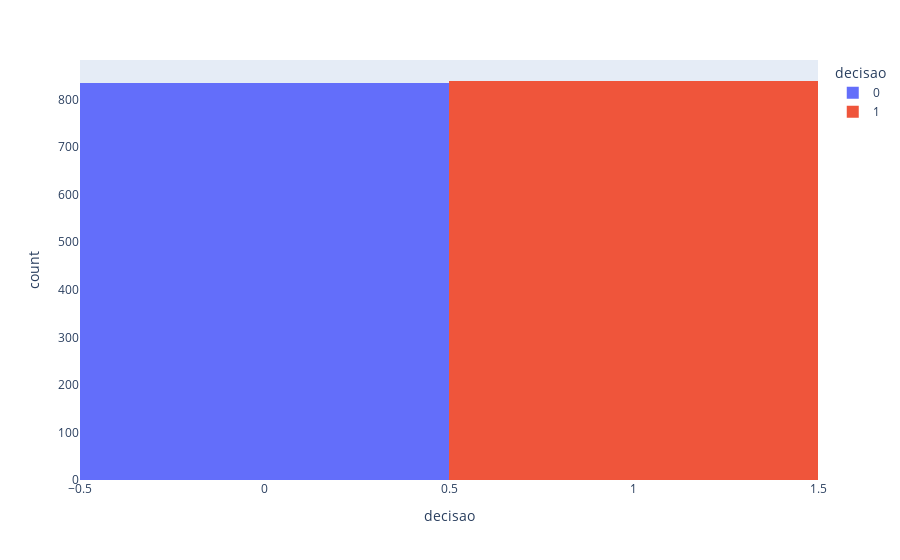

Notebook code for this chart:
### Code cell
df['decisao'].value_counts(normalize=True).map("{:.1%}".format)
fig = px.histogram(df, x="decisao", color="decisao")
fig.show()

### Figure 1 — Plotly figure (JSON) as saved in the notebook; plotly's stock layout.template omitted (floating-point values rounded to 4 significant figures; data arrays with more than 128 entries replaced by an {"elided": "..."} marker saying what was removed)
{"data": [{"alignmentgroup": "True", "bingroup": "x", "hovertemplate": "decisao=%{x}<br>count=%{y}<extra></extra>", "legendgroup": "0", "marker": {"color": "#636efa", "pattern": {"shape": ""}}, "name": "0", "offsetgroup": "0", "orientation": "v", "showlegend": true, "type": "histogram", "x": {"elided": "835 int values"}, "xaxis": "x", "yaxis": "y"}, {"alignmentgroup": "True", "bingroup": "x", "hovertemplate": "decisao=%{x}<br>count=%{y}<extra></extra>", "legendgroup": "1", "marker": {"color": "#EF553B", "pattern": {"shape": ""}}, "name": "1", "offsetgroup": "1", "orientation": "v", "showlegend": true, "type": "histogram", "x": {"elided": "839 int values"}, "xaxis": "x", "yaxis": "y"}], "layout": {"barmode": "relative", "legend": {"title": {"text": "decisao"}, "tracegroupgap": 0}, "margin": {"t": 60}, "xaxis": {"anchor": "y", "categoryarray": [0, 1], "categoryorder": "array", "domain": [0, 1], "title": {"text": "decisao"}}, "yaxis": {"anchor": "x", "domain": [0, 1], "title": {"text": "count"}}}}
